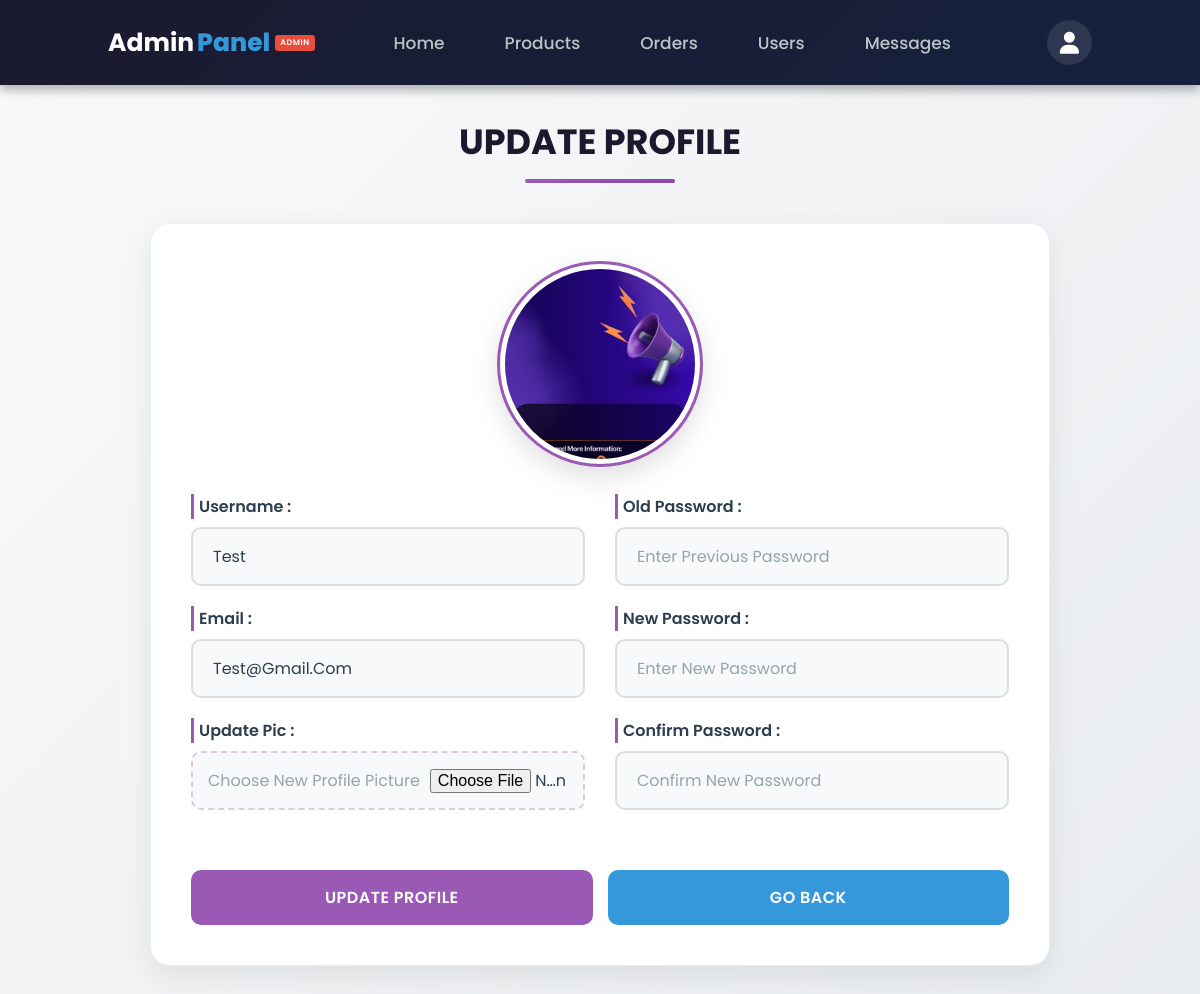
The page /admin_update_profile.php (signed in) on the database its author committed.
### tables this page shows
CREATE TABLE `users` (
  `id` int(100) NOT NULL,
  `name` varchar(100) NOT NULL,
  `email` varchar(100) NOT NULL,
  `password` varchar(100) NOT NULL,
  `user_type` varchar(20) NOT NULL DEFAULT 'user',
  `image` varchar(100) NOT NULL
);

### admin_update_profile.php (the view, shortened to what this page needs)
<?php
@include 'config.php';
?>
<!DOCTYPE html>
<html lang="en">
<head>
   <link rel="stylesheet" href="https://cdnjs.cloudflare.com/ajax/libs/font-awesome/6.1.1/css/all.min.css">
   <link rel="stylesheet" href="css/home.css">
   <link rel="stylesheet" href="css/admin_profile_update.css">
</head>
<body>
<?php include 'admin_header.php'; ?>
<section class="update-profile">
   <h1 class="title">update profile</h1>
   <form action="" method="POST" enctype="multipart/form-data">
      <img src="uploaded_img/<?= $fetch_profile['image']; ?>" alt="">
      <div class="flex">
         <div class="inputBox">
            <span>username :</span>
            <input type="text" name="name" value="<?= $fetch_profile['name']; ?>" placeholder="update username" required class="box">
            <span>email :</span>
            <input type="email" name="email" value="<?= $fetch_profile['email']; ?>" placeholder="update email" required class="box">
            <span>update pic :</span>
            <input type="file" name="image" accept="image/jpg, image/jpeg, image/png" class="box">
         </div>
         <div class="inputBox">
            <span>old password :</span>
            <input type="password" name="update_pass" placeholder="enter previous password" class="box">
            <span>new password :</span>
            <input type="password" name="new_pass" placeholder="enter new password" class="box">
            <span>confirm password :</span>
            <input type="password" name="confirm_pass" placeholder="confirm new password" class="box">
         </div>
      </div>
      <div class="flex-btn">
         <input type="submit" class="btn" value="update profile" name="update_profile">
         <a href="admin_page.php" class="option-btn">go back</a>
      </div>
   </form>
</section>
</body>
</html>

### css/home.css (style rules this page uses)
:root { --green: #27ae60; --dark-color: #219150; --black: #444; --light-color: #666; --border: .1rem solid rgba(0,0,0,.1); --border-hover: .1rem solid var(--black); --box-shadow: 0 .5rem 1rem rgba(0,0,0,.1); }
* { font-family: 'Poppins', sans-serif; margin: 0; padding: 0; box-sizing: border-box; outline: none; border: none; text-decoration: none; text-transform: capitalize; transition: all .2s linear; transition: width none; }
html { font-size: 62.5%; overflow-x: hidden; scroll-padding-top: 5rem; scroll-behavior: smooth; }
body { background: #f7f7f7; }
.btn { display: inline-block; margin-top: 1rem; padding: .9rem 3rem; border-radius: .5rem; background: var(--green); color: #fff; font-size: 1.7rem; cursor: pointer; font-weight: 500; }
.option-btn { display: inline-block; margin-top: 1rem; padding: .9rem 3rem; border-radius: .5rem; background: #f39c12; color: #fff; font-size: 1.7rem; cursor: pointer; font-weight: 500; }
.title { text-align: center; margin-bottom: 2rem; position: relative; font-size: 3.5rem; color: var(--black); text-transform: uppercase; padding-bottom: 1rem; }
.title::after { content: ''; position: absolute; bottom: 0; left: 50%; transform: translateX(-50%); width: 10rem; height: .3rem; background: var(--green); }

### css/admin_profile_update.css (style rules this page uses)
.update-profile { padding: 5rem 9%; min-height: calc(100vh - 6.5rem); background: linear-gradient(135deg, #f8f9fa 0%, #e9ecef 100%); margin-top: 6.5rem; display: flex; flex-direction: column; align-items: center; justify-content: center; }
.update-profile .title { text-align: center; margin-bottom: 4rem; position: relative; font-size: 3.5rem; color: #1a1a2e; text-transform: uppercase; padding-bottom: 1.5rem; }
.update-profile .title::after { content: ''; position: absolute; bottom: 0; left: 50%; transform: translateX(-50%); width: 15rem; height: 4px; background: linear-gradient(90deg, #9b59b6, #8e44ad); border-radius: 2px; }
.update-profile form { max-width: 900px; width: 100%; margin: 0 auto; background: #fff; padding: 4rem; border-radius: 20px; box-shadow: 0 10px 30px rgba(0, 0, 0, 0.08); border: 1px solid #e3f2fd; transition: all 0.4s ease; animation: fadeIn 0.6s ease; }
.update-profile form img { display: block; margin: 0 auto 3rem; height: 20rem; width: 20rem; object-fit: cover; border-radius: 50%; box-shadow: 0 10px 30px rgba(0, 0, 0, 0.15); border: 5px solid #fff; outline: 3px solid #9b59b6; transition: all 0.3s ease; position: relative; }
.update-profile .flex { display: flex; gap: 3rem; margin-bottom: 3rem; flex-wrap: wrap; }
.update-profile .inputBox { flex: 1; min-width: 300px; }
.update-profile .inputBox span { display: block; font-size: 1.6rem; color: #2c3e50; margin-bottom: 0.8rem; font-weight: 600; padding-left: 0.5rem; border-left: 3px solid #9b59b6; }
.update-profile .box { width: 100%; padding: 1.5rem 2rem; font-size: 1.6rem; color: #2c3e50; background: #f8f9fa; border: 2px solid #ddd; border-radius: 10px; margin-bottom: 2rem; transition: all 0.3s ease; }
.update-profile .box::placeholder { color: #95a5a6; }
.update-profile .box[type="file"] { padding: 1.5rem; cursor: pointer; position: relative; background: #f8f9fa; border: 2px dashed rgba(155, 89, 182, 0.3); }
.update-profile .box[type="file"]::before { content: 'Choose New Profile Picture'; display: inline-block; color: #95a5a6; margin-right: 1rem; }
.update-profile .flex-btn { display: flex; gap: 1.5rem; margin-top: 3rem; }
.update-profile .btn, .update-profile .option-btn { flex: 1; padding: 1.5rem; font-size: 1.6rem; font-weight: 600; border-radius: 10px; cursor: pointer; transition: all 0.3s ease; text-align: center; text-transform: uppercase; letter-spacing: 0.5px; border: none; text-decoration: none; display: flex; align-items: center; justify-content: center; gap: 0.8rem; }
.update-profile .btn { background: #9b59b6; color: #fff; }
.update-profile .option-btn { background: #3498db; color: #fff; }
.update-profile form img { animation: pulse 2s infinite; }

### rows shown on the page
users: image (picture), name "test", email "test@gmail.com"
